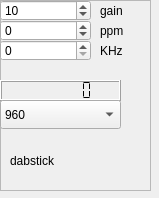
<?xml version="1.0" encoding="UTF-8"?>
<ui version="4.0">
 <class>dabstickWidget</class>
 <widget class="QWidget" name="dabstickWidget">
  <property name="geometry">
   <rect>
    <x>0</x>
    <y>0</y>
    <width>159</width>
    <height>198</height>
   </rect>
  </property>
  <property name="windowTitle">
   <string>Form</string>
  </property>
  <widget class="QFrame" name="contents">
   <property name="geometry">
    <rect>
     <x>0</x>
     <y>0</y>
     <width>151</width>
     <height>191</height>
    </rect>
   </property>
   <property name="frameShape">
    <enum>QFrame::StyledPanel</enum>
   </property>
   <property name="frameShadow">
    <enum>QFrame::Raised</enum>
   </property>
   <widget class="QLCDNumber" name="rateDisplay">
    <property name="geometry">
     <rect>
      <x>0</x>
      <y>80</y>
      <width>121</width>
      <height>21</height>
     </rect>
    </property>
    <property name="digitCount">
     <number>7</number>
    </property>
    <property name="segmentStyle">
     <enum>QLCDNumber::Flat</enum>
    </property>
   </widget>
   <widget class="QLabel" name="label">
    <property name="geometry">
     <rect>
      <x>10</x>
      <y>150</y>
      <width>101</width>
      <height>21</height>
     </rect>
    </property>
    <property name="text">
     <string>dabstick</string>
    </property>
   </widget>
   <widget class="QSpinBox" name="externalGain">
    <property name="geometry">
     <rect>
      <x>0</x>
      <y>0</y>
      <width>91</width>
      <height>21</height>
     </rect>
    </property>
    <property name="maximum">
     <number>103</number>
    </property>
    <property name="value">
     <number>10</number>
    </property>
   </widget>
   <widget class="QSpinBox" name="f_correction">
    <property name="geometry">
     <rect>
      <x>0</x>
      <y>20</y>
      <width>91</width>
      <height>21</height>
     </rect>
    </property>
    <property name="minimum">
     <number>-100</number>
    </property>
    <property name="maximum">
     <number>100</number>
    </property>
   </widget>
   <widget class="QSpinBox" name="KhzOffset">
    <property name="geometry">
     <rect>
      <x>0</x>
      <y>40</y>
      <width>91</width>
      <height>21</height>
     </rect>
    </property>
    <property name="maximum">
     <number>1000000</number>
    </property>
   </widget>
   <widget class="QLabel" name="label_3">
    <property name="geometry">
     <rect>
      <x>100</x>
      <y>40</y>
      <width>41</width>
      <height>21</height>
     </rect>
    </property>
    <property name="text">
     <string>KHz</string>
    </property>
   </widget>
   <widget class="QLabel" name="label_4">
    <property name="geometry">
     <rect>
      <x>100</x>
      <y>20</y>
      <width>51</width>
      <height>21</height>
     </rect>
    </property>
    <property name="text">
     <string>ppm</string>
    </property>
   </widget>
   <widget class="QLabel" name="label_5">
    <property name="geometry">
     <rect>
      <x>100</x>
      <y>0</y>
      <width>41</width>
      <height>21</height>
     </rect>
    </property>
    <property name="text">
     <string>gain</string>
    </property>
   </widget>
   <widget class="QComboBox" name="rateSelector">
    <property name="geometry">
     <rect>
      <x>0</x>
      <y>100</y>
      <width>121</width>
      <height>29</height>
     </rect>
    </property>
    <item>
     <property name="text">
      <string>960</string>
     </property>
    </item>
    <item>
     <property name="text">
      <string>1200</string>
     </property>
    </item>
    <item>
     <property name="text">
      <string>1536</string>
     </property>
    </item>
    <item>
     <property name="text">
      <string>2000</string>
     </property>
    </item>
    <item>
     <property name="text">
      <string>2500</string>
     </property>
    </item>
    <item>
     <property name="text">
      <string>3000</string>
     </property>
    </item>
   </widget>
  </widget>
 </widget>
 <resources/>
 <connections/>
</ui>
